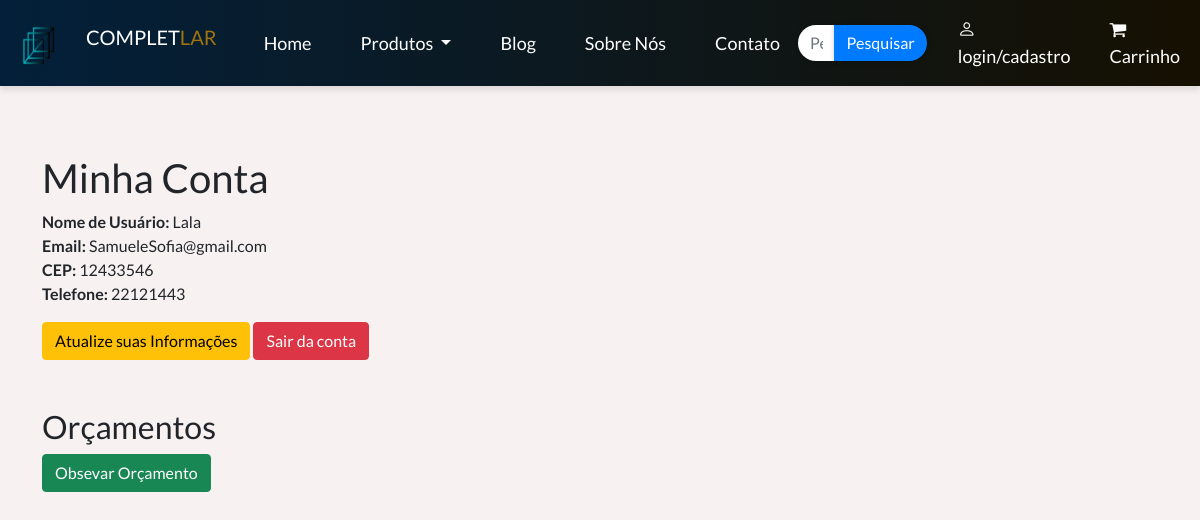
The page /MinhaConta.php (signed in) on the database its author committed.
### tables this page shows
CREATE TABLE `loginclientes` (
  `id` int(11) NOT NULL,
  `username` varchar(50) NOT NULL,
  `password` varchar(255) NOT NULL,
  `created_at` datetime DEFAULT current_timestamp(),
  `cep` varchar(70) NOT NULL,
  `email` varchar(150) NOT NULL,
  `telefone` varchar(70) NOT NULL
);

### MinhaConta.php (the view, shortened to what this page needs)
<?php
if (isset($_SESSION['username'])) {
    $pdo = new Conectar();
    $sql = "SELECT username, email, cep, telefone FROM loginclientes WHERE username = :username";
    if ($stmt = $pdo->prepare($sql)) {
        $stmt->bindParam(":username", $param_username, PDO::PARAM_STR);
        if ($stmt->execute()) {
            if ($stmt->rowCount() == 1) {
                $row = $stmt->fetch();
                $username = $row['username'];
                $email = $row['email'];
                $cep = $row['cep'];
                $telefone = $row['telefone'];
            }
        }
    }
} else {
    header("Location: index.php");
    exit;
}
?>
<!DOCTYPE html>
<html lang="pt-br">
<head>
    <link href="https://cdn.jsdelivr.net/npm/bootstrap@5.0.2/dist/css/bootstrap.min.css" rel="stylesheet">
    <link rel="stylesheet" href="https://cdn.jsdelivr.net/npm/bootstrap-icons@1.5.0/font/bootstrap-icons.css">
    <link rel="stylesheet" href="assets/CSS/home_style.css" />
</head>
<body>
    <?php include 'includes/header.php'; ?>
    <div class="container mt-5">
        <h1>Minha Conta</h1>
        <p>
            <strong>Nome de Usuário:</strong> <?php echo htmlspecialchars($username); ?><br>
            <strong>Email:</strong> <?php echo htmlspecialchars($email); ?><br>
            <strong>CEP:</strong> <?php echo htmlspecialchars($cep); ?><br>
            <strong>Telefone:</strong> <?php echo htmlspecialchars($telefone); ?><br>
        </p>
        <p>
            <a href="atualizar_informacoes.php" class="btn btn-warning">Atualize suas Informações</a>
            <a href="logout.php" class="btn btn-danger ml-3">Sair da conta</a>
        </p>
       <div class="mt-5">
            <h2>Orçamentos</h2>
            <form action="" method="post">
            <a href="resultado.php"  <button type="submit" class="btn btn-success" name="aprovar">Obsevar Orçamento</button> </a>
            </form>
        </div>
    </div>
</body>
</html>

### assets/CSS/home_style.css (style rules this page uses)
body, html { background-color: #f7f1f1; margin: 0; padding: 0; height: 100%; width: 100%; overflow-x: hidden; overflow-y: auto; }
* { font-family: 'Lato', sans-serif; }
.container { max-width: 900px; margin: 0 auto; padding: 20px; }

### assets/CSS/header.css (style rules this page uses)
body, html { background-color: #f7f1f1; margin: 0; padding: 0; height: 100%; width: 100%; }
* { font-family: 'Lato', sans-serif; }
body, html { background-color: #f7f1f1; margin: 0; padding: 0; height: 100%; width: 100%; overflow-x: hidden; overflow-y: auto; }

### rows shown on the page
loginclientes: username "Lala", email "SamueleSofia@gmail.com", cep "12433546", telefone "22121443"
